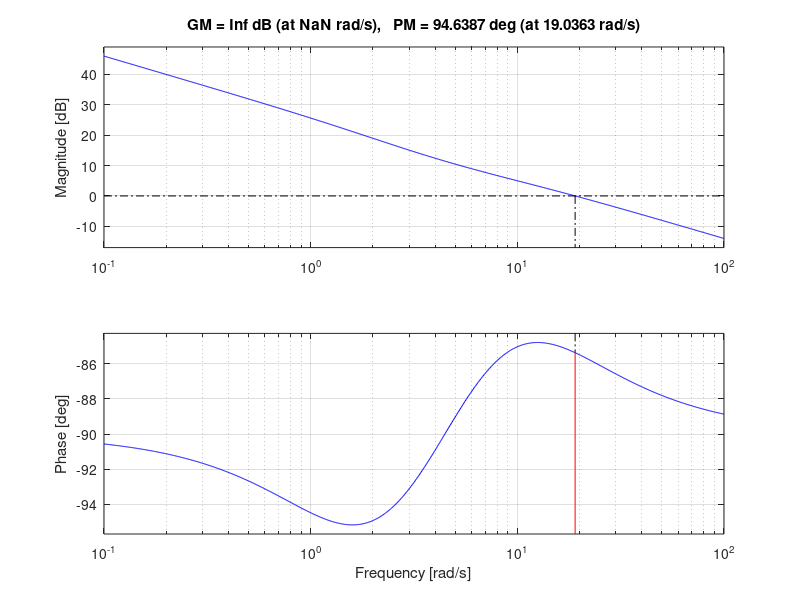
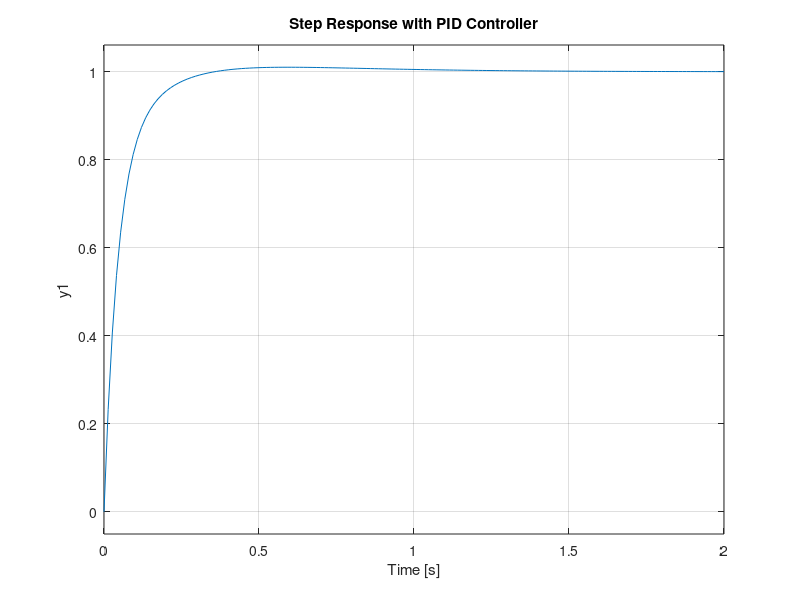

The MATLAB script that drew these images, in order: (Note: this script raises an error after producing the figures.)
clear
close all
clc

s = tf('s');
 
J = 0.01;
b = 0.1;
R = 1;
L = 0.5;
K = 0.01;

H = K/ ((J*s + b)*(L*s + R) + K^2);
Kp = 100;
Ki = 200;
Kd = 10;
C = pid(Kp, Ki, Kd);
figure;
margin(C * H);

figure;
sys_cl = feedback(C*H, 1);

step(sys_cl);
title("Step Response with PID Controller")


X = nyquistplot(sys_cl);